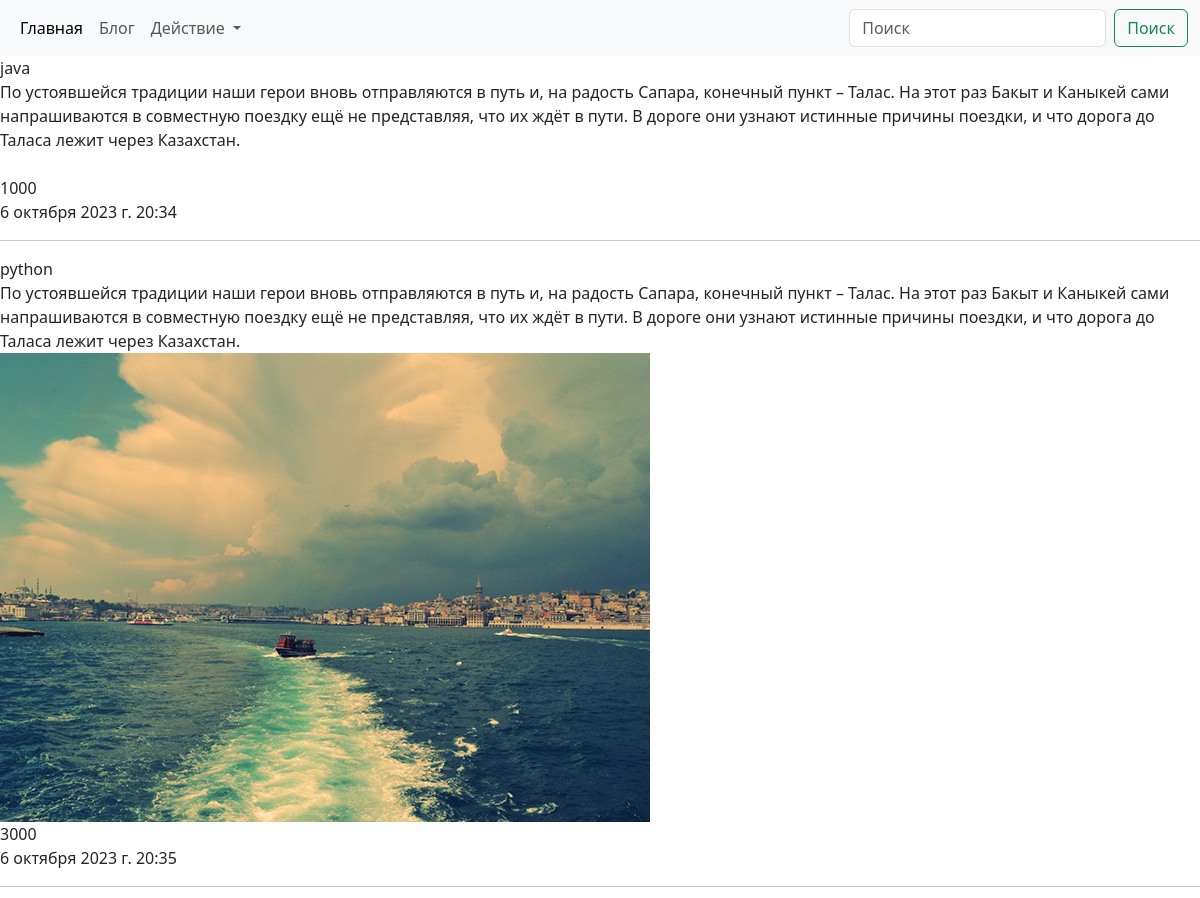
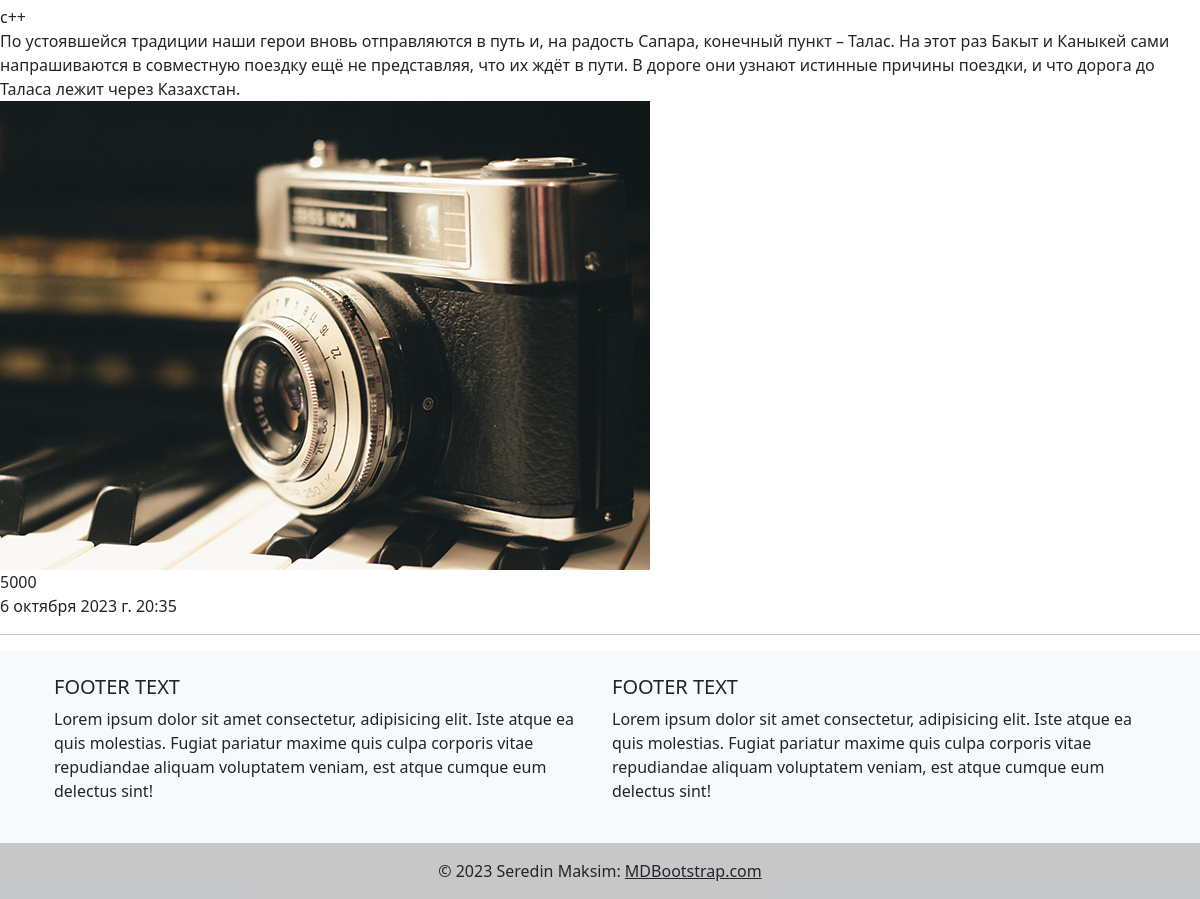
Page /post/ on the committed database (2 pictures, top to bottom).
### blog/models.py (models this page shows, shortened)
class Post(models.Model):
    title = models.CharField(max_length=100)
    description = models.TextField()
    image = models.ImageField(upload_to='')
    cost = models.PositiveIntegerField(null=True)
    created_date = models.DateTimeField(auto_now_add=True)

### blog/views.py (the view)
# urls.py: path('post/', views.post_view),
def post_view(request):
    post_value = models.Post.objects.all()
    return render(request, 'post.html', {'post_key':post_value})

### templates/post.html
{% include 'header.html' %}
{% for i in post_key %}
{{i.title}}<br>
{{i.description}}<br>
<img src="{{i.image.url}}" alt=""><br>
{{i.cost}}<br>
{{i.created_date}}
<hr>
{% endfor %}
{% include 'footer.html' %}

### rows in the picture
Post: title "java", description "По устоявшейся традиции наши герои вновь отправляются в путь и, на радость Сапара, конечный пункт – Талас. На этот раз Бакыт и Каныкей сами напрашиваются в совместную поездку ещё не представляя, что их ждёт в пути. В дороге они узнают истинные причины поездки, и что дорога до Таласа лежит через Казахстан.", cost "1000", created_date "6 октября 2023 г. 20:34"
Post: title "python", description "По устоявшейся традиции наши герои вновь отправляются в путь и, на радость Сапара, конечный пункт – Талас. На этот раз Бакыт и Каныкей сами напрашиваются в совместную поездку ещё не представляя, что их ждёт в пути. В дороге они узнают истинные причины поездки, и что дорога до Таласа лежит через Казахстан.", image (picture), cost "3000", created_date "6 октября 2023 г. 20:35"
Post: title "c++", description "По устоявшейся традиции наши герои вновь отправляются в путь и, на радость Сапара, конечный пункт – Талас. На этот раз Бакыт и Каныкей сами напрашиваются в совместную поездку ещё не представляя, что их ждёт в пути. В дороге они узнают истинные причины поездки, и что дорога до Таласа лежит через Казахстан.", image (picture), cost "5000", created_date "6 октября 2023 г. 20:35"
